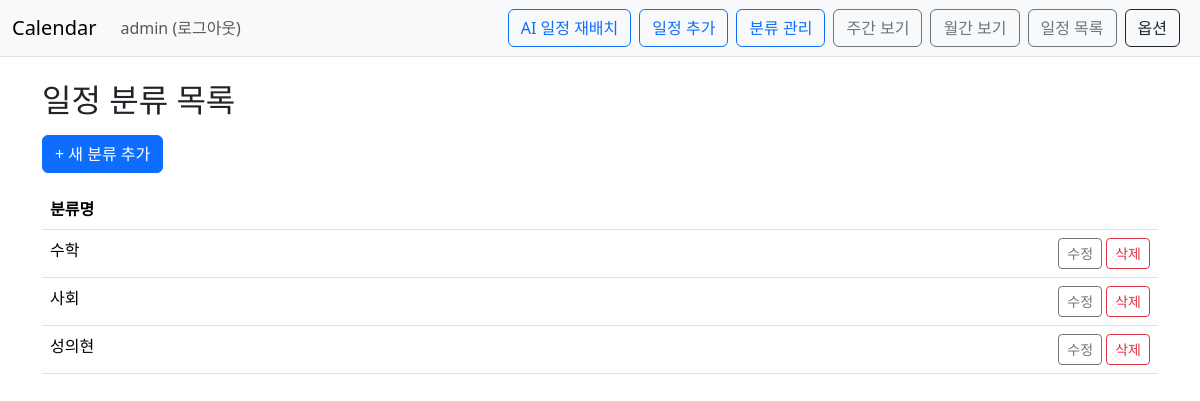
The page /calendar/schedule-type/list/ (signed in) on the database its author committed.
### Calendar/models.py (models this page shows, shortened)
class ScheduleType(models.Model):
    name=models.CharField(max_length=50,blank=True)
    owner=models.ForeignKey(User, on_delete=models.CASCADE)

### Calendar/views.py (the view)
# urls.py: path('schedule-type/list/', views.schedule_type_list, name='schedule_type_list'),
@login_required(login_url='common:login')
def schedule_type_list(request):
    types = ScheduleType.objects.filter(owner=request.user)
    return render(request, 'calendar/schedule_type_list.html', {'types': types})

### templates/calendar/schedule_type_list.html
{% extends 'base.html' %}
{% block content %}
<div class="container py-4">
  <h2 class="mb-3">일정 분류 목록</h2>
  <a href="{% url 'calendar:schedule_type_create' %}" class="btn btn-primary mb-3">+ 새 분류 추가</a>
  <table class="table table-hover">
    <thead>
      <tr>
        <th>분류명</th>
        <th></th>
      </tr>
    </thead>
    <tbody>
      {% for t in types %}
      <tr>
        <td>{{ t.name }}</td>
        <td class="text-end">
          <a href="{% url 'calendar:schedule_type_edit' t.pk %}" class="btn btn-sm btn-outline-secondary">수정</a>
          <a href="{% url 'calendar:schedule_type_delete' t.pk %}" class="btn btn-sm btn-outline-danger">삭제</a>
        </td>
      </tr>
      {% empty %}
      <tr><td colspan="2" class="text-muted">아직 등록된 일정 분류가 없습니다.</td></tr>
      {% endfor %}
    </tbody>
  </table>
</div>
{% endblock %}

### templates/base.html (shortened to what this page needs)
{% load static %}
<!doctype html>
<html lang="ko">
<head>
    <link rel="stylesheet" type="text/css" href="{% static 'bootstrap.min.css' %}">
</head>
<body>
<nav class="navbar navbar-expand-lg navbar-light bg-light border-bottom">
    <div class="container-fluid">
        <a class="navbar-brand" href="{% url 'calendar:index' %}">Calendar</a>
        <div class="collapse navbar-collapse" id="navbarSupportedContent">
            <ul class="navbar-nav me-auto mb-2 mb-lg-0">
                <li class="nav-item">
                    {% if user.is_authenticated %}
                        <a class="nav-link" href="{% url 'common:logout' %}">{{ user.username }} (로그아웃)</a>
                    {% else %}
                        <a class="nav-link" href="{% url 'common:login' %}">로그인</a>
                    {% endif %}
                </li>
            </ul>
            <div class="d-flex align-items-center flex-wrap">
                <a class="btn btn-outline-primary me-2" href="{% url 'calendar:schedule_replace'%}">AI 일정 재배치</a>
                <a class="btn btn-outline-primary me-2" href="{% url 'calendar:schedule_create' %}">일정 추가</a>
                <a href="{% url 'calendar:schedule_type_list' %}" class="btn btn-outline-primary me-2">분류 관리</a>
                <a class="btn btn-outline-secondary me-2" href="{% url 'calendar:schedule_week' %}">주간 보기</a>
                <a class="btn btn-outline-secondary me-2" href="{% url 'calendar:index' %}">월간 보기</a>
                <a class="btn btn-outline-secondary me-2" href="{% url 'calendar:schedule_list' %}">일정 목록</a>
                <button class="btn btn-outline-dark me-2" type="button" data-bs-toggle="collapse"
                        data-bs-target="#calendarOptions" aria-expanded="false" aria-controls="calendarOptions">
                    옵션
                </button>
            </div>
        </div>
    </div>
</nav>
{% block content %}
{% endblock %}
</body>
</html>

### rows shown on the page
ScheduleType: name "수학"
ScheduleType: name "사회"
ScheduleType: name "성의현"

### other values the page prints
{{ user.username }} "admin"
